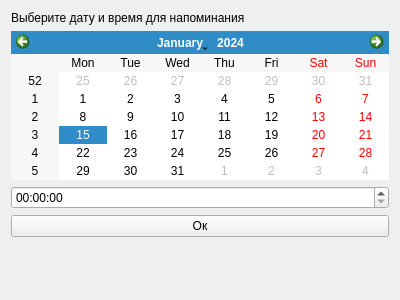
<?xml version="1.0" encoding="UTF-8"?>
<ui version="4.0">
 <class>GetDateTimeForm</class>
 <widget class="QWidget" name="GetDateTimeForm">
  <property name="geometry">
   <rect>
    <x>0</x>
    <y>0</y>
    <width>400</width>
    <height>300</height>
   </rect>
  </property>
  <property name="windowTitle">
   <string>Выбор даты и времени</string>
  </property>
  <layout class="QVBoxLayout" name="verticalLayout">
   <item>
    <widget class="QLabel" name="lbl_message">
     <property name="text">
      <string>Выберите дату и время для напоминания</string>
     </property>
    </widget>
   </item>
   <item>
    <widget class="QCalendarWidget" name="cw_date"/>
   </item>
   <item>
    <widget class="QTimeEdit" name="te_time"/>
   </item>
   <item>
    <widget class="QPushButton" name="pb_done">
     <property name="text">
      <string>Ок</string>
     </property>
    </widget>
   </item>
   <item>
    <spacer name="verticalSpacer">
     <property name="orientation">
      <enum>Qt::Vertical</enum>
     </property>
     <property name="sizeHint" stdset="0">
      <size>
       <width>20</width>
       <height>40</height>
      </size>
     </property>
    </spacer>
   </item>
  </layout>
 </widget>
 <resources/>
 <connections/>
</ui>
